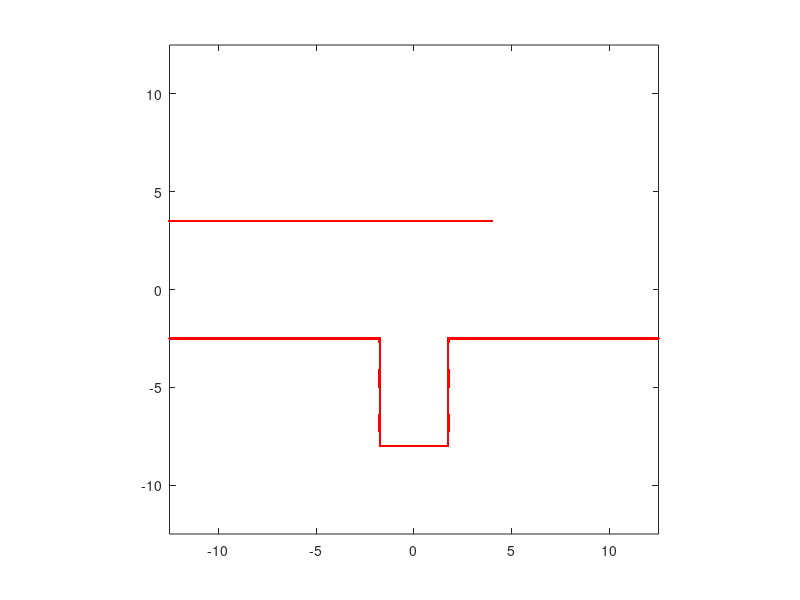

The MATLAB script that drew this image:
clear all;
close all;
clc

X = [];
Y = [];
for i =0:249
    for j = 0:249
        x = 12.45 - 0.1 * i;
        y = 12.45 - 0.1 * j;
        X = [X,x];
        Y = [Y,y];
    end
end

X_space_l = -12.5;
X_space_r = 12.5;
Y_space_up = 3.5;
Y_space_down = -2.5;
X_park_l = -1.75;
X_park_r = 1.75;
Park_wigh = -5.5;

minx = -12.5;
maxx = 12.5;
miny = -12.5;
maxy = 12.5;
gres = 0.1;

point_map = [];
map = zeros(1,62500)+1;
for index = X_space_l:0.05:4%X_space_r
    point_map = [point_map,[index;Y_space_up]];
end

for index = X_space_l:0.05:X_park_l
    point_map = [point_map,[index;Y_space_down]];
end

for index = X_park_l:0.05:X_park_r
    point_map = [point_map,[index;Y_space_down + Park_wigh]];
end

for index = X_park_r:0.05:X_space_r
    point_map = [point_map,[index;Y_space_down]];
end

for index = Y_space_down + Park_wigh:0.05:Y_space_down
    point_map = [point_map,[X_park_l;index]];
end

for index = Y_space_down + Park_wigh:0.05:Y_space_down
    point_map = [point_map,[X_park_r;index]];
end
figure(1)
plot(point_map(1,:),point_map(2,:),'.r');hold on;
axis equal
xlim([-12.5,12.5]);ylim([-12.5,12.5]);
test = [];
for index = 1:size(point_map,2)
	idx_x = ceil((maxx - point_map(1,index)) / gres);
	idx_y = ceil((maxy - point_map(2,index)) / gres);
    if idx_x==250
        idx_x = 249;
    end
    if idx_y==250
        idx_y = 249;
    end
	index_xy = (idx_x) * 250 + (idx_y);
    test = [test,index_xy];
    map(1,index_xy) = 0;
end

filename=['map','.txt'];
dlmwrite(filename,map,'delimiter',',','newline','pc');